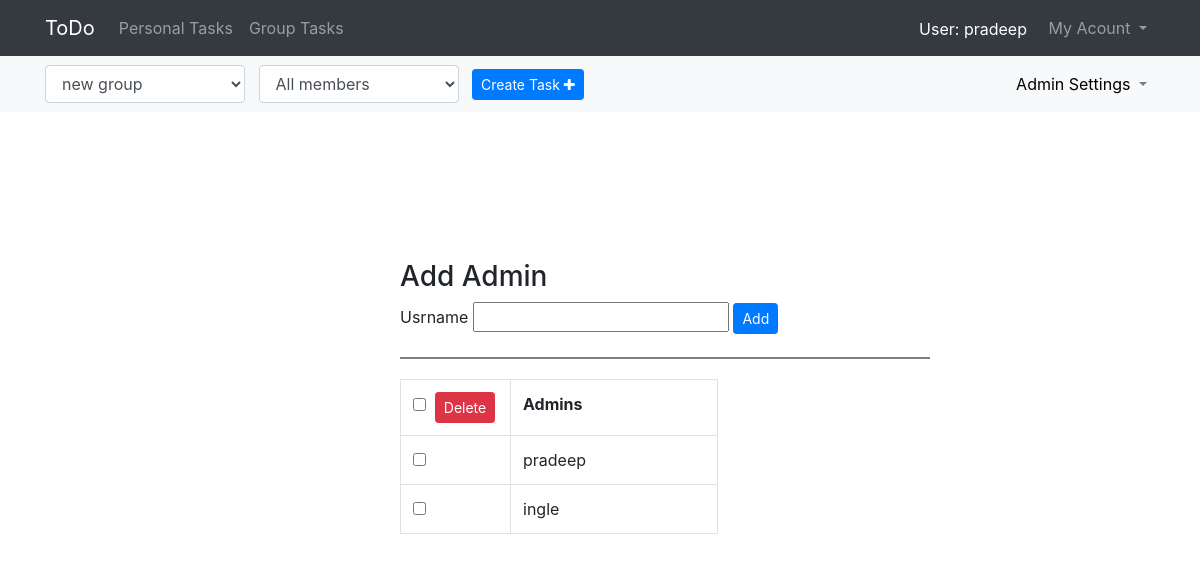
The app's page /group/ (signed in), older data.
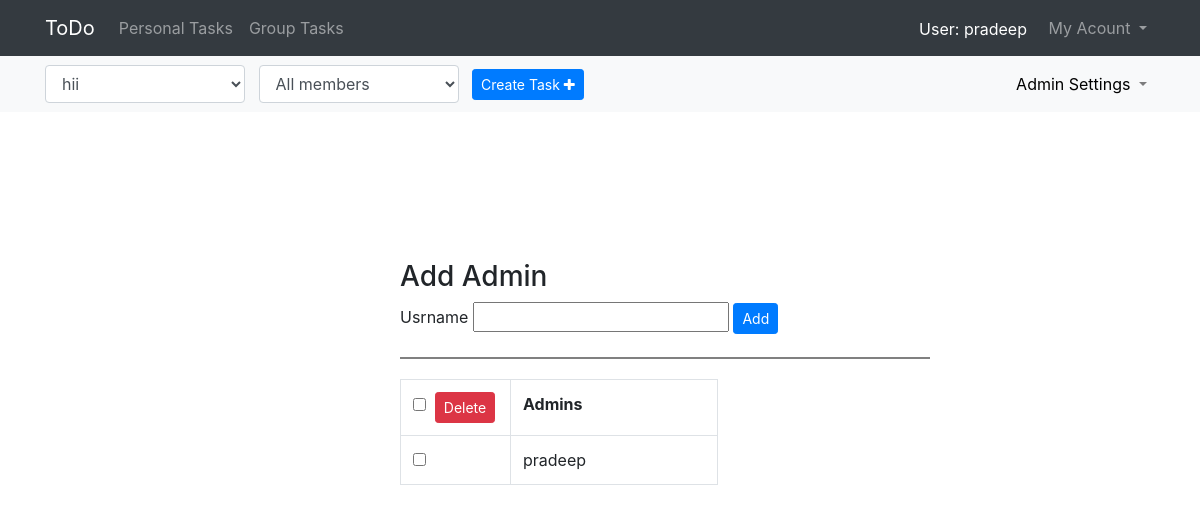
The same page, newer data.
### todoapp/models.py (models this page shows)
class GroupAdminsModel(models.Model):
	adminUser_id = models.ForeignKey(User,on_delete=models.CASCADE,null=True)
	adminUser = models.CharField(max_length=60)

### todoapp/views.py (the view, shortened to what this page needs)
# urls.py: path('group/',v1.groupview),
@login_required
def groupview(request,grpid=None,member=None):
    listAllMemberTaskFlag,singleMemberTasksFlag = False,False
    grpAdmins = GroupAdminsModel.objects.all()
    grpdata_member=GroupModel.objects.filter(member=request.user)
    mylist_data=ToDoModel.objects.filter(user=request.user,status='todo',flagTask='no')
    task_flag_update(request.user)
    verifyUserFlag = verifyGroupAdmin(str(request.user))
    grpdata = GroupModel.objects.filter(member=request.user)
    if len(grpdata) != 0:
        if grpid == None: #### grip == None means no group has been seleted by end user
            listAllMemberTask = []
            for x in grpdata:
                grpid = x.grpid
                break
            selectedGroups=GroupModel.objects.filter(grpid=grpid)
            for x in selectedGroups:
                listAllMemberTask.append(TaskAssignModel.objects.filter(assigned_to_id=x.id))
            for x in listAllMemberTask:
                if len(x) != 0:
                    listAllMemberTaskFlag = True
            return render(request,'todoapp/group.html',
                {'listAllMemberTaskFlag':listAllMemberTaskFlag,'selectedGroups':selectedGroups,'current_user':request.user,'verifyUserFlag':verifyUserFlag,
                'grpid':grpid ,'grpdata_member':grpdata_member,'data':mylist_data,'listAllMemberTask':listAllMemberTask,'grpAdmins':grpAdmins})
    else:
        return render(request,'todoapp/group.html',
            {'noGroups':'True','current_user':request.user,'verifyUserFlag':verifyUserFlag,'data':mylist_data,'grpAdmins':grpAdmins})

### todoapp/supporting_python.py (called while the page is built)
def task_flag_update(user):
    mylist_data = ToDoModel.objects.filter(user=user,status='todo',flagTask='no')
    current_date=str(datetime.now().date())+datetime.now().strftime("%H:%M")
    for task in mylist_data:
        tasktime=str(task.date)+task.time.strftime("%H:%M")
        if current_date == tasktime:
            task.flagTask = 'yes'
            task.save()

def verifyGroupAdmin(user):
    adminUsersData = GroupAdminsModel.objects.all()
    for data in adminUsersData:
        if data.adminUser == user:
            return True
    return False

### template/todoapp/group.html (shortened to what this page needs)
<!DOCTYPE html>
{% extends "todoapp/base2.html" %}
{% block body_block %}
<div class="sticky-top">
    <nav class="navbar navbar-expand-sm navbar-light bg-light ">
    	<div class="container">
        <div class="navbar-collapse collapse" id="navbar2">
            <ul class="navbar-nav">
                <li class="nav-item ">
                      {% if not noGroups %}
          						<select class="form-control" id ="select-group" onchange="window.location.href=this.value">
          							{% for data in grpdata_member %}
          						    <option value="/group/{{data.grpid}}">{{data.group}}</option>
          						    {% endfor %}
          						</select>
          					{% endif %}
                </li>&nbsp&nbsp&nbsp
                <li class="nav-item">
                      {% if not noGroups %}
                						<select class="form-control" id ="select-member" onchange="window.location.href=this.value">
                							<option value="/group/{{grpid}}"  selected>All members</option>
                						</select>
          					{% endif %}
                </li>&nbsp&nbsp&nbsp
                <li class="nav-item" style="padding-top: 4px;">
                      	{%if not noGroups %}
      					<a href="" class="btn btn-primary btn-sm" data-toggle="modal" data-target="#createtaskmodalform">Create Task&nbsp<i class="fa fa-plus"></i></a>
                      	{%endif%}
				        </li>
            </ul>
            <ul class="navbar-nav ml-auto">
                <li class="nav-item dropdown">
                  {% if verifyUserFlag %}
                    <a class="nav-link dropdown-toggle" href="#" id="navbarDropdown" role="button" data-toggle="dropdown" >
                          <span style="color: black;">Admin Settings</span>
                    </a>
                  {% endif %}
                </li>
            </ul>
        </div>
        </div>
    </nav>
</div><br>
{% include 'todoapp/groupAdmin.html' %}
{%endblock%}

### template/todoapp/groupAdmin.html (shortened to what this page needs)
<!DOCTYPE html>
{% extends "todoapp/base2.html" %}
{% block body_block %}
	<div class="create_group">
    <h3>Add Admin</h3>
  <form method="post" >
    <label>Usrname</label>
    <input type="text" name="admin" required>
    <input type="submit" value="Add" class="btn btn-primary btn-sm">
  </form>
  <div class="bottom_border_style"></div>
  <div>
    {% if grpAdmins %}
    <form  method="post">
    <table class="table table-bordered sortable" id="myTable" style="width: 60%;">
        <tr>
          <th style="width: 110px">
                <input type="checkbox" id="selecttodo" onclick="selectAll(this,document.getElementsByClassName('flag_group'))"><span style="padding-left:5px;">
                  <input type="submit" name="submit" class="btn btn-danger btn-sm" value="Delete">
                </span>
              </th>
          <th class ="grpSort">Admins</th>
        </tr>
      {% for data in grpAdmins %}
        <tr>
          <td><input type="checkbox" class="flag_group"  name="{{data.id}}">
          <td >
          {{data.adminUser}}
          </td>
        </tr>
      {% endfor %}
    </table>
     </form>
     {%endif%}
	</div>
{%endblock%}

Row changes from the older to the newer data that the page shows:
removed GroupAdminsModel: adminUser "ingle"
Text that changed along with them:
form field value: "new group" → "hii"
